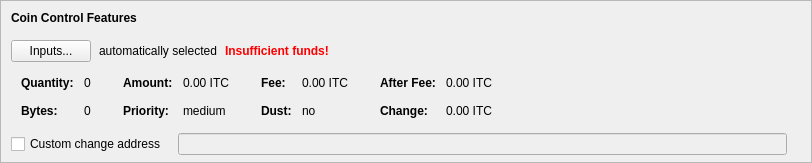
    <widget class="QFrame" name="frameCoinControl">
     <property name="sizePolicy">
      <sizepolicy hsizetype="Expanding" vsizetype="Expanding">
       <horstretch>0</horstretch>
       <verstretch>0</verstretch>
      </sizepolicy>
     </property>
     <property name="maximumSize">
      <size>
       <width>16777215</width>
       <height>16777215</height>
      </size>
     </property>
     <property name="frameShape">
      <enum>QFrame::StyledPanel</enum>
     </property>
     <property name="frameShadow">
      <enum>QFrame::Sunken</enum>
     </property>
     <layout class="QVBoxLayout" name="verticalLayoutCoinControl2">
      <property name="spacing">
       <number>0</number>
      </property>
      <property name="leftMargin">
       <number>0</number>
      </property>
      <property name="topMargin">
       <number>0</number>
      </property>
      <property name="rightMargin">
       <number>0</number>
      </property>
      <property name="bottomMargin">
       <number>6</number>
      </property>
      <item>
       <layout class="QVBoxLayout" name="verticalLayoutCoinControl" stretch="0,0,0,0,1">
        <property name="spacing">
         <number>0</number>
        </property>
        <property name="leftMargin">
         <number>10</number>
        </property>
        <property name="topMargin">
         <number>10</number>
        </property>
        <item>
         <layout class="QHBoxLayout" name="horizontalLayoutCoinControl1">
          <property name="bottomMargin">
           <number>15</number>
          </property>
          <item>
           <widget class="QLabel" name="labelCoinControlFeatures">
            <property name="sizePolicy">
             <sizepolicy hsizetype="Preferred" vsizetype="Maximum">
              <horstretch>0</horstretch>
              <verstretch>0</verstretch>
             </sizepolicy>
            </property>
            <property name="font">
             <font>
              <weight>75</weight>
              <bold>true</bold>
             </font>
            </property>
            <property name="styleSheet">
             <string notr="true">font-weight:bold;</string>
            </property>
            <property name="text">
             <string>Coin Control Features</string>
            </property>
           </widget>
          </item>
         </layout>
        </item>
        <item>
         <layout class="QHBoxLayout" name="horizontalLayoutCoinControl2" stretch="0,0,0,0">
          <property name="spacing">
           <number>8</number>
          </property>
          <property name="bottomMargin">
           <number>10</number>
          </property>
          <item>
           <widget class="QPushButton" name="pushButtonCoinControl">
            <property name="styleSheet">
             <string notr="true"/>
            </property>
            <property name="text">
             <string>Inputs...</string>
            </property>
            <property name="autoDefault">
             <bool>false</bool>
            </property>
           </widget>
          </item>
          <item>
           <widget class="QLabel" name="labelCoinControlAutomaticallySelected">
            <property name="text">
             <string>automatically selected</string>
            </property>
            <property name="margin">
             <number>5</number>
            </property>
           </widget>
          </item>
          <item>
           <widget class="QLabel" name="labelCoinControlInsuffFunds">
            <property name="font">
             <font>
              <weight>75</weight>
              <bold>true</bold>
             </font>
            </property>
            <property name="styleSheet">
             <string notr="true">color:red;font-weight:bold;</string>
            </property>
            <property name="text">
             <string>Insufficient funds!</string>
            </property>
            <property name="margin">
             <number>5</number>
            </property>
           </widget>
          </item>
          <item>
           <spacer name="horizontalSpacerCoinControl">
            <property name="orientation">
             <enum>Qt::Horizontal</enum>
            </property>
            <property name="sizeHint" stdset="0">
             <size>
              <width>40</width>
              <height>1</height>
             </size>
            </property>
           </spacer>
          </item>
         </layout>
        </item>
        <item>
         <widget class="QWidget" name="widgetCoinControl" native="true">
          <property name="sizePolicy">
           <sizepolicy hsizetype="Preferred" vsizetype="Preferred">
            <horstretch>0</horstretch>
            <verstretch>0</verstretch>
           </sizepolicy>
          </property>
          <property name="minimumSize">
           <size>
            <width>0</width>
            <height>0</height>
           </size>
          </property>
          <property name="styleSheet">
           <string notr="true"/>
          </property>
          <layout class="QHBoxLayout" name="horizontalLayoutCoinControl5">
           <property name="leftMargin">
            <number>0</number>
           </property>
           <property name="topMargin">
            <number>0</number>
           </property>
           <property name="rightMargin">
            <number>0</number>
           </property>
           <property name="bottomMargin">
            <number>0</number>
           </property>
           <item>
            <layout class="QHBoxLayout" name="horizontalLayoutCoinControl3" stretch="0,0,0,1">
             <property name="spacing">
              <number>20</number>
             </property>
             <property name="topMargin">
              <number>0</number>
             </property>
             <property name="bottomMargin">
              <number>10</number>
             </property>
             <item>
              <layout class="QFormLayout" name="formLayoutCoinControl1">
               <property name="horizontalSpacing">
                <number>10</number>
               </property>
               <property name="verticalSpacing">
                <number>14</number>
               </property>
               <property name="leftMargin">
                <number>10</number>
               </property>
               <property name="topMargin">
                <number>4</number>
               </property>
               <property name="rightMargin">
                <number>6</number>
               </property>
               <item row="0" column="0">
                <widget class="QLabel" name="labelCoinControlQuantityText">
                 <property name="font">
                  <font>
                   <weight>75</weight>
                   <bold>true</bold>
                  </font>
                 </property>
                 <property name="text">
                  <string>Quantity:</string>
                 </property>
                 <property name="margin">
                  <number>0</number>
                 </property>
                </widget>
               </item>
               <item row="0" column="1">
                <widget class="QLabel" name="labelCoinControlQuantity">
                 <property name="cursor">
                  <cursorShape>IBeamCursor</cursorShape>
                 </property>
                 <property name="contextMenuPolicy">
                  <enum>Qt::ActionsContextMenu</enum>
                 </property>
                 <property name="text">
                  <string notr="true">0</string>
                 </property>
                 <property name="margin">
                  <number>0</number>
                 </property>
                 <property name="textInteractionFlags">
                  <set>Qt::LinksAccessibleByMouse|Qt::TextSelectableByKeyboard|Qt::TextSelectableByMouse</set>
                 </property>
                </widget>
               </item>
               <item row="1" column="0">
                <widget class="QLabel" name="labelCoinControlBytesText">
                 <property name="font">
                  <font>
                   <weight>75</weight>
                   <bold>true</bold>
                  </font>
                 </property>
                 <property name="text">
                  <string>Bytes:</string>
                 </property>
                </widget>
               </item>
               <item row="1" column="1">
                <widget class="QLabel" name="labelCoinControlBytes">
                 <property name="cursor">
                  <cursorShape>IBeamCursor</cursorShape>
                 </property>
                 <property name="contextMenuPolicy">
                  <enum>Qt::ActionsContextMenu</enum>
                 </property>
                 <property name="text">
                  <string notr="true">0</string>
                 </property>
                 <property name="textInteractionFlags">
                  <set>Qt::LinksAccessibleByMouse|Qt::TextSelectableByKeyboard|Qt::TextSelectableByMouse</set>
                 </property>
                </widget>
               </item>
              </layout>
             </item>
             <item>
              <layout class="QFormLayout" name="formLayoutCoinControl2">
               <property name="horizontalSpacing">
                <number>10</number>
               </property>
               <property name="verticalSpacing">
                <number>14</number>
               </property>
               <property name="leftMargin">
                <number>6</number>
               </property>
               <property name="topMargin">
                <number>4</number>
               </property>
               <property name="rightMargin">
                <number>6</number>
               </property>
               <item row="0" column="0">
                <widget class="QLabel" name="labelCoinControlAmountText">
                 <property name="font">
                  <font>
                   <weight>75</weight>
                   <bold>true</bold>
                  </font>
                 </property>
                 <property name="text">
                  <string>Amount:</string>
                 </property>
                 <property name="margin">
                  <number>0</number>
                 </property>
                </widget>
               </item>
               <item row="0" column="1">
                <widget class="QLabel" name="labelCoinControlAmount">
                 <property name="cursor">
                  <cursorShape>IBeamCursor</cursorShape>
                 </property>
                 <property name="contextMenuPolicy">
                  <enum>Qt::ActionsContextMenu</enum>
                 </property>
                 <property name="text">
                  <string notr="true">0.00 ITC</string>
                 </property>
                 <property name="textInteractionFlags">
                  <set>Qt::LinksAccessibleByMouse|Qt::TextSelectableByKeyboard|Qt::TextSelectableByMouse</set>
                 </property>
                </widget>
               </item>
               <item row="1" column="0">
                <widget class="QLabel" name="labelCoinControlPriorityText">
                 <property name="font">
                  <font>
                   <weight>75</weight>
                   <bold>true</bold>
                  </font>
                 </property>
                 <property name="text">
                  <string>Priority:</string>
                 </property>
                </widget>
               </item>
               <item row="1" column="1">
                <widget class="QLabel" name="labelCoinControlPriority">
                 <property name="cursor">
                  <cursorShape>IBeamCursor</cursorShape>
                 </property>
                 <property name="contextMenuPolicy">
                  <enum>Qt::ActionsContextMenu</enum>
                 </property>
                 <property name="text">
                  <string notr="true">medium</string>
                 </property>
                 <property name="textInteractionFlags">
                  <set>Qt::LinksAccessibleByMouse|Qt::TextSelectableByKeyboard|Qt::TextSelectableByMouse</set>
                 </property>
                </widget>
               </item>
              </layout>
             </item>
             <item>
              <layout class="QFormLayout" name="formLayoutCoinControl3">
               <property name="horizontalSpacing">
                <number>10</number>
               </property>
               <property name="verticalSpacing">
                <number>14</number>
               </property>
               <property name="leftMargin">
                <number>6</number>
               </property>
               <property name="topMargin">
                <number>4</number>
               </property>
               <property name="rightMargin">
                <number>6</number>
               </property>
               <item row="0" column="0">
                <widget class="QLabel" name="labelCoinControlFeeText">
                 <property name="font">
                  <font>
                   <weight>75</weight>
                   <bold>true</bold>
                  </font>
                 </property>
                 <property name="text">
                  <string>Fee:</string>
                 </property>
                 <property name="margin">
                  <number>0</number>
                 </property>
                </widget>
               </item>
               <item row="0" column="1">
                <widget class="QLabel" name="labelCoinControlFee">
                 <property name="cursor">
                  <cursorShape>IBeamCursor</cursorShape>
                 </property>
                 <property name="contextMenuPolicy">
                  <enum>Qt::ActionsContextMenu</enum>
                 </property>
                 <property name="text">
                  <string notr="true">0.00 ITC</string>
                 </property>
                 <property name="textInteractionFlags">
                  <set>Qt::LinksAccessibleByMouse|Qt::TextSelectableByKeyboard|Qt::TextSelectableByMouse</set>
                 </property>
                </widget>
               </item>
               <item row="1" column="0">
                <widget class="QLabel" name="labelCoinControlLowOutputText">
                 <property name="font">
                  <font>
                   <weight>75</weight>
                   <bold>true</bold>
                  </font>
                 </property>
                 <property name="text">
                  <string>Dust:</string>
                 </property>
                </widget>
               </item>
               <item row="1" column="1">
                <widget class="QLabel" name="labelCoinControlLowOutput">
                 <property name="cursor">
                  <cursorShape>IBeamCursor</cursorShape>
                 </property>
                 <property name="contextMenuPolicy">
                  <enum>Qt::ActionsContextMenu</enum>
                 </property>
                 <property name="text">
                  <string notr="true">no</string>
                 </property>
                 <property name="textInteractionFlags">
                  <set>Qt::LinksAccessibleByMouse|Qt::TextSelectableByKeyboard|Qt::TextSelectableByMouse</set>
                 </property>
                </widget>
               </item>
              </layout>
             </item>
             <item>
              <layout class="QFormLayout" name="formLayoutCoinControl4">
               <property name="horizontalSpacing">
                <number>10</number>
               </property>
               <property name="verticalSpacing">
                <number>14</number>
               </property>
               <property name="leftMargin">
                <number>6</number>
               </property>
               <property name="topMargin">
                <number>4</number>
               </property>
               <property name="rightMargin">
                <number>6</number>
               </property>
               <item row="0" column="0">
                <widget class="QLabel" name="labelCoinControlAfterFeeText">
                 <property name="font">
                  <font>
                   <weight>75</weight>
                   <bold>true</bold>
                  </font>
                 </property>
                 <property name="text">
                  <string>After Fee:</string>
                 </property>
                 <property name="margin">
                  <number>0</number>
                 </property>
                </widget>
               </item>
               <item row="0" column="1">
                <widget class="QLabel" name="labelCoinControlAfterFee">
                 <property name="cursor">
                  <cursorShape>IBeamCursor</cursorShape>
                 </property>
                 <property name="contextMenuPolicy">
                  <enum>Qt::ActionsContextMenu</enum>
                 </property>
                 <property name="text">
                  <string notr="true">0.00 ITC</string>
                 </property>
                 <property name="textInteractionFlags">
                  <set>Qt::LinksAccessibleByMouse|Qt::TextSelectableByKeyboard|Qt::TextSelectableByMouse</set>
                 </property>
                </widget>
               </item>
               <item row="1" column="0">
                <widget class="QLabel" name="labelCoinControlChangeText">
                 <property name="font">
                  <font>
                   <weight>75</weight>
                   <bold>true</bold>
                  </font>
                 </property>
                 <property name="text">
                  <string>Change:</string>
                 </property>
                </widget>
               </item>
               <item row="1" column="1">
                <widget class="QLabel" name="labelCoinControlChange">
                 <property name="cursor">
                  <cursorShape>IBeamCursor</cursorShape>
                 </property>
                 <property name="contextMenuPolicy">
                  <enum>Qt::ActionsContextMenu</enum>
                 </property>
                 <property name="text">
                  <string notr="true">0.00 ITC</string>
                 </property>
                 <property name="textInteractionFlags">
                  <set>Qt::LinksAccessibleByMouse|Qt::TextSelectableByKeyboard|Qt::TextSelectableByMouse</set>
                 </property>
                </widget>
               </item>
              </layout>
             </item>
            </layout>
           </item>
          </layout>
         </widget>
        </item>
        <item>
         <layout class="QHBoxLayout" name="horizontalLayoutCoinControl4" stretch="0,0,0">
          <property name="spacing">
           <number>12</number>
          </property>
          <property name="sizeConstraint">
           <enum>QLayout::SetDefaultConstraint</enum>
          </property>
          <property name="topMargin">
           <number>5</number>
          </property>
          <property name="rightMargin">
           <number>5</number>
          </property>
          <item>
           <widget class="QCheckBox" name="checkBoxCoinControlChange">
            <property name="toolTip">
             <string>If this is activated, but the change address is empty or invalid, change will be sent to a newly generated address.</string>
            </property>
            <property name="text">
             <string>Custom change address</string>
            </property>
           </widget>
          </item>
          <item>
           <widget class="QValidatedLineEdit" name="lineEditCoinControlChange">
            <property name="enabled">
             <bool>false</bool>
            </property>
            <property name="sizePolicy">
             <sizepolicy hsizetype="Expanding" vsizetype="Fixed">
              <horstretch>0</horstretch>
              <verstretch>0</verstretch>
             </sizepolicy>
            </property>
           </widget>
          </item>
          <item>
           <widget class="QLabel" name="labelCoinControlChangeLabel">
            <property name="sizePolicy">
             <sizepolicy hsizetype="Preferred" vsizetype="Expanding">
              <horstretch>0</horstretch>
              <verstretch>0</verstretch>
             </sizepolicy>
            </property>
            <property name="minimumSize">
             <size>
              <width>0</width>
              <height>0</height>
             </size>
            </property>
            <property name="text">
             <string/>
            </property>
            <property name="margin">
             <number>3</number>
            </property>
           </widget>
          </item>
         </layout>
        </item>
        <item>
         <spacer name="verticalSpacerCoinControl">
          <property name="orientation">
           <enum>Qt::Vertical</enum>
          </property>
          <property name="sizeHint" stdset="0">
           <size>
            <width>800</width>
            <height>1</height>
           </size>
          </property>
         </spacer>
        </item>
       </layout>
      </item>
     </layout>
    </widget>
